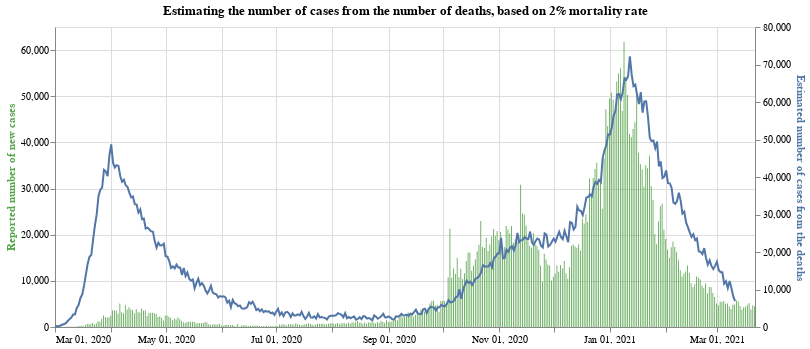

The cell this chart's notebook holds for it:
### Markdown cell above
In the above chart, the blue line (axis on the right hand side) indicates the number of deaths recorded lagged by 7 days. The green bars (with axis on the left hand side) are what the number of deaths would be if the mortality rate was 2% and if the number of positive cases exaclty reflects the true number of cases. Of course this is not the case (especially in the first half of 2020, before mass testing was available). However this rough estimate seems to line up pretty well from September onwards, so we will use this estimate.
Note that we have lagged the time series for the number of deaths by 7 days, so that we can visualise the interaction between the number of new cases and number of new deaths. This also allows us to see a prediction for the number of deaths that might occur based on the number of new cases that have been seen in the last week.

### Code cell
#collapse
base = alt.Chart(full_eng_deaths.query("date >= '2020-03-01'")).encode(x=alt.X("yearmonthdate(date):T", axis=alt.Axis(title=None))).properties(width=700, title='Estimating the number of cases from the number of deaths, based on 2% mortality rate')

bars = base.mark_bar(color='#57A44C').encode(
    y=alt.Y("newCases:Q", axis=alt.Axis(title='Reported number of new cases', titleColor='#57A44C')),
    tooltip="newCases:Q"
)

line = base.mark_line(stroke='#5276A7').encode(y=alt.Y("estimateCasesFromDeaths:Q", axis=alt.Axis(title='Estimated number of cases from the deaths', titleColor='#5276A7')))

alt.layer(bars, line).resolve_scale(y='independent')

### Figure 1 — Vega-Lite specification as saved in the notebook (floating-point values rounded to 4 significant figures; data arrays with more than 128 entries replaced by an {"elided": "..."} marker saying what was removed)
{"config": {"view": {"continuousWidth": 400, "continuousHeight": 300}}, "layer": [{"mark": {"type": "bar", "color": "#57A44C"}, "encoding": {"tooltip": {"type": "quantitative", "field": "newCases"}, "x": {"type": "temporal", "axis": {"title": null}, "field": "date", "timeUnit": "yearmonthdate"}, "y": {"type": "quantitative", "axis": {"title": "Reported number of new cases", "titleColor": "#57A44C"}, "field": "newCases"}}, "title": "Estimating the number of cases from the number of deaths, based on 2% mortality rate", "width": 700}, {"mark": {"type": "line", "stroke": "#5276A7"}, "encoding": {"x": {"type": "temporal", "axis": {"title": null}, "field": "date", "timeUnit": "yearmonthdate"}, "y": {"type": "quantitative", "axis": {"title": "Estimated number of cases from the deaths", "titleColor": "#5276A7"}, "field": "estimateCasesFromDeaths"}}, "title": "Estimating the number of cases from the number of deaths, based on 2% mortality rate", "width": 700}], "data": {"name": "data-14fe7017c164d6a376165dc46142e98f"}, "resolve": {"scale": {"y": "independent"}}, "$schema": "https://vega.github.io/schema/vega-lite/v4.8.1.json", "datasets": {"data-14fe7017c164d6a376165dc46142e98f": {"elided": "386 records"}}}
